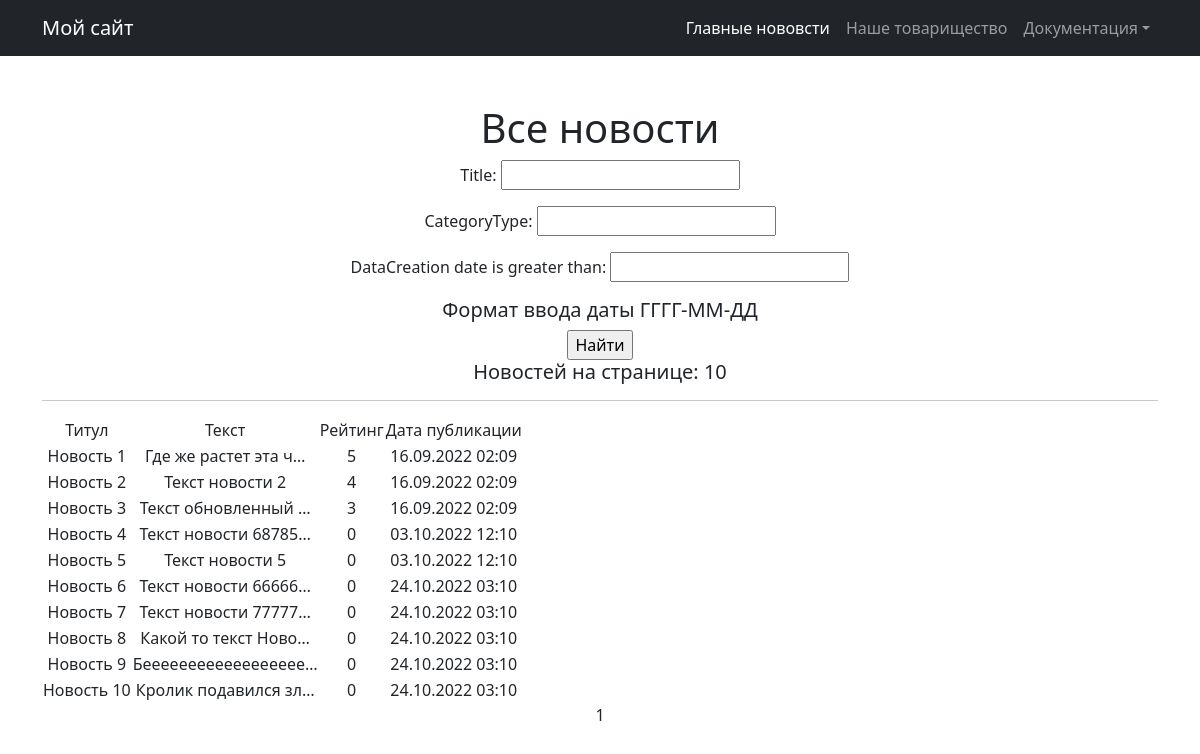
The app's page /news/search/ with its own data.
### new/models.py (models this page shows, shortened)
class Post(models.Model):
    author_post = models.ForeignKey(Author, on_delete=models.CASCADE)
    NEWS = 'NW'
    ARTICLE = 'AR'
    CATEGORY_CHOICES =  (
        ( NEWS, 'НОВОСТЬ'),
        (ARTICLE, 'СЧАСТЬЕ')
    )
    categoryType = models.CharField(max_length=2, choices=CATEGORY_CHOICES, default=ARTICLE)
    dataCreation = models.DateTimeField(auto_now_add=True)
    postCategory = models.ManyToManyField(Category, through='PostCategory')
    title = models.CharField(max_length=128)
    text = models.TextField()
    rating = models.SmallIntegerField(default=0)

### new/views.py (the view)
# urls.py: path('search/', PostSearch.as_view()),
class PostSearch(ListView):
    model = Post
    template_name = 'NewsSearch.html'
    context_object_name = 'Post'
    paginate_by = 10
    def get_queryset(self):
        queryset = super().get_queryset()
        self.filterset = PostFilter(self.request.GET, queryset)
        return self.filterset.qs
    def get_context_data(self, **kwargs):
        context = super().get_context_data(**kwargs)
        context['filterset'] = self.filterset
        return context

### templates/NewsSearch.html (shortened to what this page needs)
{% extends 'flatpages/default.html' %}
{% block content %}
   <h1>Все новости</h1>
<form action="" method="get">
   {{ filterset.form.as_p }}
    <h5>Формат ввода даты ГГГГ-ММ-ДД</h5>
   <input type="submit" value="Найти" />
</form>
   <h5>Новостей на странице: {{ Post|length }}</h5>
   <hr>
   {% if Post %}
       <table>
           <tr>
               <td>Титул</td>
               <td>Текст</td>
               <td>Рейтинг</td>
               <td>Дата публикации</td>
           </tr>
           {% for Post in Post %}
           <tr>
               <td>{{ Post.title }}</td>
               <td>{{ Post.text|truncatechars:20 }}</td>
               <td>{{ Post.rating }}</td>
               <td>{{ Post.dataCreation|date:'d.m.Y h:m'}}</td>
           </tr>
           {% endfor %}
       </table>
   {% else %}
       <h2>Новостей нет!</h2>
   {% endif %}
   {{ page_obj.number }}
{% endblock content %}

### records on screen
Post: title "Новость 1", text "Где же растет эта ч…", rating "5", dataCreation "16.09.2022 02:09"
Post: title "Новость 2", text "Текст новости 2", rating "4", dataCreation "16.09.2022 02:09"
Post: title "Новость 3", text "Текст обновленный …", rating "3", dataCreation "16.09.2022 02:09"
Post: title "Новость 4", text "Текст новости 68785…", rating "0", dataCreation "03.10.2022 12:10"
Post: title "Новость 5", text "Текст новости 5", rating "0", dataCreation "03.10.2022 12:10"
Post: title "Новость 6", text "Текст новости 66666…", rating "0", dataCreation "24.10.2022 03:10"
Post: title "Новость 7", text "Текст новости 77777…", rating "0", dataCreation "24.10.2022 03:10"
Post: title "Новость 8", text "Какой то текст Ново…", rating "0", dataCreation "24.10.2022 03:10"
Post: title "Новость 9", text "Бееееееееееееееееее…", rating "0", dataCreation "24.10.2022 03:10"
Post: title "Новость 10", text "Кролик подавился зл…", rating "0", dataCreation "24.10.2022 03:10"

### other values on screen
{{ Post|length }} "10"
{{ page_obj.number }} "1"
